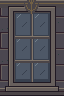

This game map was drawn from its Tiled (.tmx) file and the tilesets committed beside it. A one-line description and the full map source follow:
An orthogonal 2x3 tile map with 32x32 px tiles, 1 tile layer (Assembly), 3 tilesets.

<map version="1.10" orientation="orthogonal" renderorder="right-down" width="2" height="3" tilewidth="32" tileheight="32" infinite="0" nextlayerid="2" nextobjectid="1">
  <tileset firstgid="1" source="../floors.tsx" />
  <tileset firstgid="321" source="../walls.tsx" />
  <tileset firstgid="961" source="../architecture.tsx" />
  <layer id="1" name="Assembly" width="2" height="3">
    <data encoding="csv">
843,844,
859,860,
875,876
</data>
  </layer>
</map>
